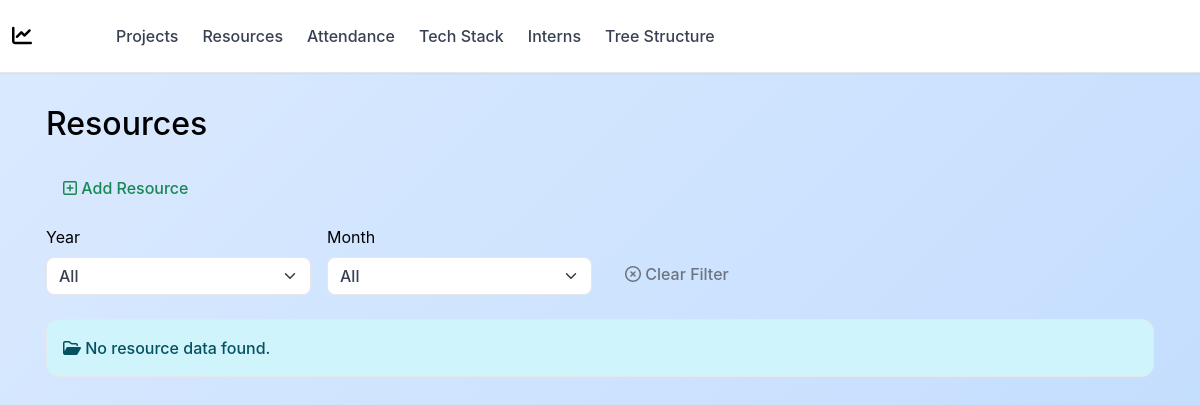
The app's page /resources/, older data.
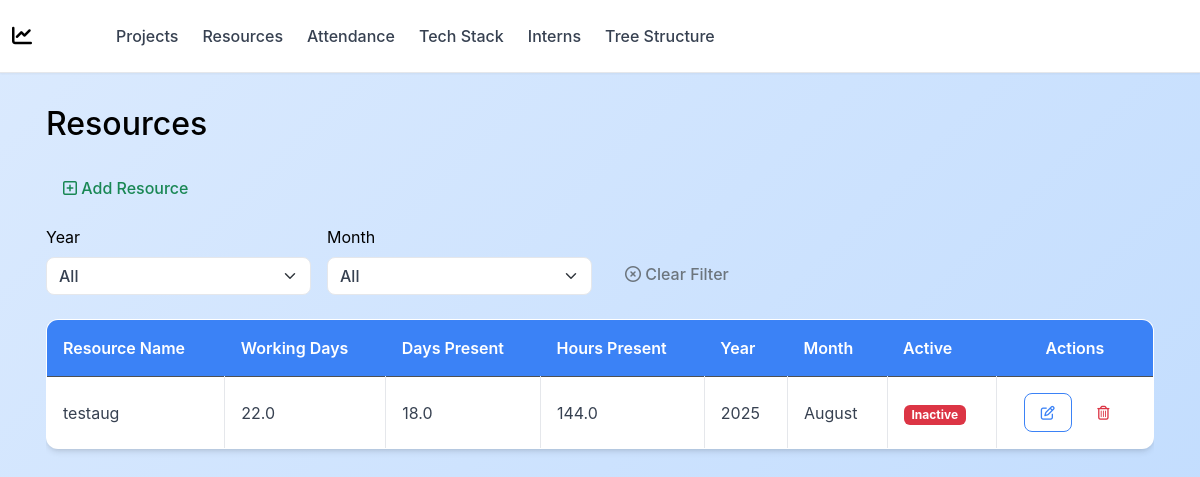
The same page, newer data.
### resources/models.py (models this page shows, shortened)
class ResourceMonthlyData(models.Model):
    resource = models.ForeignKey(Resource, on_delete=models.CASCADE, related_name='monthly_data')
    year = models.PositiveIntegerField()
    month = models.PositiveSmallIntegerField(
        choices=[(i, calendar.month_name[i]) for i in range(1, 13)]
    )
    working_days = models.FloatField(
        null=True,
        blank=True,
        help_text="Leave blank to auto-calculate (Mon-Fri + 1st Saturday)"
    )
    present_day = models.FloatField(default=0)
    present_hours = models.FloatField(default=0)
    created_at = models.DateTimeField(auto_now_add=True)
    class Meta:
        db_table = 'resource_monthly_data'
        ordering = ['-year', '-month', 'resource']
        unique_together = ('resource', 'year', 'month')

class Resource(models.Model):
    resource_name = models.CharField(
        max_length=100,
        unique=True,
        help_text="Full name of the resource"
    )
    join_date = models.DateField(help_text="Date the resource joined")
    leave_date = models.DateField(
        null=True,
        blank=True,
        help_text="Date the resource left (optional)"
    )
    is_active = models.BooleanField(default=True, help_text="Mark inactive if resource left")
    class Meta:
        db_table = 'resources'
        ordering = ['resource_name']
        verbose_name = 'Resource'
        verbose_name_plural = 'Resources'

### resources/views.py (the view)
# urls.py: path("", views.resource_list, name="resource_list"),  #list all resources at /resources/
def resource_list(request):
    year = request.GET.get("year")
    month = request.GET.get("month")
    monthly_qs = ResourceMonthlyData.objects.select_related('resource')
    if year:
        monthly_qs = monthly_qs.filter(year=year)
    if month:
        monthly_qs = monthly_qs.filter(month=month)
    years = ResourceMonthlyData.objects.values_list('year', flat=True).distinct().order_by('-year')
    months = [(i, month_name[i]) for i in range(1, 13)]
    context = {
        "monthly_data": monthly_qs,
        "years": years,
        "months": months,
        "selected_year": year,
        "selected_month": month,
    }
    return render(request, "resources/resource_list.html", context)

### resources/templates/resources/resource_list.html (shortened to what this page needs)
{% extends "base.html" %}
{% load static %}
{% block content %}
<div class="container">
    <h2 class="mb-4">Resources</h2>
    <a href="{% url 'resources:resource_create' %}" class="btn btn-outline-success mb-3">
        <i class="far fa-plus-square"></i> Add Resource
    </a>
    <form method="get" id="filterForm" class="row g-3 align-items-end mb-4">
        <div class="col-md-3">
            <label for="year" class="form-label">Year</label>
            <select class="form-select" id="year" name="year">
                <option value="">All</option>
            </select>
        </div>
        <div class="col-md-3">
            <label for="month" class="form-label">Month</label>
            <select class="form-select" id="month" name="month">
                <option value="">All</option>
            </select>
        </div>
        <div class="col-md-2 d-flex">
            <a href="{% url 'resources:resource_list' %}" class="btn btn-outline-secondary mt-auto">
                <i class="far fa-times-circle"></i> Clear Filter
            </a>
        </div>
    </form>
    {% if monthly_data %}
    <div class="table-responsive">
        <table class="table table-bordered table-hover align-middle">
            <thead class="table-dark">
                <tr>
                    <th>Resource Name</th>
                    <th>Working Days</th>
                    <th>Days Present</th>
                    <th>Hours Present</th>
                    <th>Year</th>
                    <th>Month</th>
                    <th>Active</th>
                    <th class="text-center">Actions</th>
                </tr>
            </thead>
            <tbody>
                {% for rmd in monthly_data %}
                <tr>
                    <td>{{ rmd.resource.resource_name }}</td>
                    <td>{{ rmd.working_days }}</td>
                    <td>{{ rmd.present_day }}</td>
                    <td>{{ rmd.present_hours }}</td>
                    <td>{{ rmd.year }}</td>
                    <td>{{ rmd.get_month_display }}</td>
                    <td>
                        {% if rmd.resource.is_active %}
                            <span class="badge bg-success">Active</span>
                        {% else %}
                            <span class="badge bg-danger">Inactive</span>
                        {% endif %}
                    </td>
                    <td class="text-center">
                        <a href="{% url 'resources:resource_update' rmd.resource.pk %}" class="btn btn-sm btn-outline-primary me-1" title="Edit Resource">
                            <i class="far fa-edit"></i>
                        </a>
                        <a href="{% url 'resources:resource_delete' rmd.resource.pk %}" class="btn btn-sm btn-outline-danger" title="Deactivate Resource">
                            <i class="far fa-trash-alt"></i>
                        </a>
                    </td>
                </tr>
                {% endfor %}
            </tbody>
        </table>
    </div>
    {% else %}
    <div class="alert alert-info"><i class="far fa-folder-open"></i> No resource data found.</div>
    {% endif %}
</div>
{% endblock %}

Row changes from the older to the newer data that the page shows:
added ResourceMonthlyData: resource.resource_name "testaug", working_days "22.0", present_day "18.0", present_hours "144.0", year "2025", month "August", shows "Inactive"
Text that changed along with them:
text no longer shown: "No resource data found."
text now shown: "Resource Name Working Days Days Present Hours Present Year Month Active Actions"
